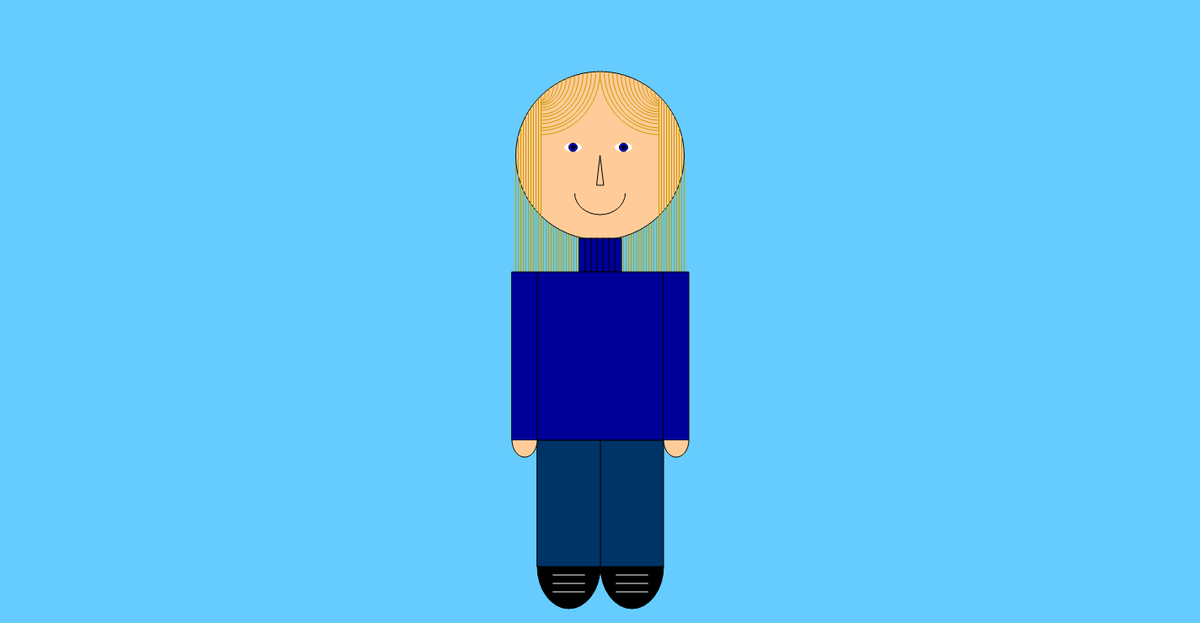
Frame 1 (no input)
Frame 60 (no input): identical to frame 1, image omitted
Frame 120 (the mouse pressed at the canvas centre since frame 60): identical to frame 1, image omitted

The p5.js sketch that drew this single still picture (run headless with seeded random() and noise() and a simulated clock; from frame 60 on, the mouse is pressed at the canvas centre):

// p5.js sketch
// ── sketch.js
function setup()
{
    createCanvas(1425,740);
}
function draw()
{
    background(102,204,255);
    stroke (204, 153, 0);
    line (612.5,185,612.5,350);
    line (615.5,185,615.5,350);
    line (618.5,185,618.5,350);
    line (621.5,185,621.5,350);
    line (624.5,185,624.5,350);
    line (627.5,185,627.5,350);
    line (630.5,185,630.5,350);
    line (633.5,185,633.5,350);
    line (636.5,185,636.5,350);
    line (639.5,185,639.5,350);
    line (642.5,185,642.5,350);
    line (645.5,185,645.5,350);
    line (648.5,185,648.5,350);
    line (651.5,185,651.5,350);
    line (654.5,185,654.5,350);
    line (657.5,185,657.5,350);
    line (660.5,185,660.5,350);
    line (663.5,185,663.5,350);
    line (666.5,185,666.5,350);
    line (669.5,185,669.5,350);
    line (672.5,185,672.5,350);
    line (675.5,185,675.5,350);
    line (678.5,185,678.5,350);
    line (681.5,185,681.5,350);
    line (684.5,185,684.5,350);
    line (687.5,185,687.5,350);
    line (737.5,185,737.5,350);
    line (740.5,185,740.5,350);
    line (743.5,185,743.5,350);
    line (746.5,185,746.5,350);
    line (749.5,185,749.5,350);
    line (752.5,185,752.5,350);
    line (755.5,185,755.5,350);
    line (758.5,185,758.5,350);
    line (761.5,185,761.5,350);
    line (764.5,185,764.5,350);
    line (767.5,185,767.5,350);
    line (770.5,185,770.5,350);
    line (773.5,185,773.5,350);
    line (776.5,185,776.5,350);
    line (779.5,185,779.5,350);
    line (782.5,185,782.5,350);
    line (785.5,185,785.5,350);
    line (788.5,185,788.5,350);
    line (791.5,185,791.5,350);
    line (794.5,185,794.5,350);
    line (797.5,185,797.5,350);
    line (800.5,185,800.5,350);
    line (803.5,185,803.5,350);
    line (806.5,185,806.5,350);
    line (809.5,185,809.5,350);
    line (812.5,185,812.5,350);
    stroke (0,0,0);
    fill (255,204,153);
    circle (712.5,185,200);
    noFill ();
    stroke (204,153,0);
    arc (642.5,85,140,150,0,HALF_PI);
    arc (642.5,85,130,140,0,HALF_PI);
    arc (642.5,87,120,130,0,HALF_PI);
    arc (642.5,87,110,120,0,HALF_PI);
    arc (642.5,88,100,110,0,HALF_PI);
    arc (642.5,89,90,100,0,HALF_PI);
    arc (642.5,91,80,90,0,HALF_PI);
    arc (642.5,91,70,80,0,HALF_PI);
    arc (642.5,93,60,70,0,HALF_PI);
    arc (642.5,95,50,60,0,HALF_PI);
    arc (642.5,98,40,50,0,HALF_PI);
    arc (642.5,102,30,40,0,HALF_PI);
    arc (642.5,105,20,30,0,HALF_PI);
    arc (642.5,110,10,20,0,HALF_PI);
    line (642.5,115,642.5,350);
    line (639.5,118,639.5,350);
    line (636.5,121,636.5,350);
    line (633.5,124,633.5,350);
    line (630.5,129,630.5,350);
    line (627.5,133,627.5,350);
    line (624.5,138,624.5,350);
    line (621.5,145,621.5,350);
    line (618.5,152,618.5,350);
    line (615.5,162,615.5,350);
    arc (782.5,85,140,150,HALF_PI, PI);
    arc (782.5,85,130,140,HALF_PI, PI);
    arc (782.5,87,120,130,HALF_PI, PI);
    arc (782.5,87,110,120,HALF_PI, PI);
    arc (782.5,88,100,110,HALF_PI, PI);
    arc (782.5,89,90,100,HALF_PI, PI);
    arc (782.5,91,80,90,HALF_PI, PI);
    arc (782.5,93,70,80,HALF_PI, PI);
    arc (782.5,95,60,70,HALF_PI, PI);
    arc (782.5,96,50,60,HALF_PI, PI);
    arc (782.5,99,40,50,HALF_PI, PI);
    arc (782.5,102,30,40,HALF_PI, PI);
    arc (782.5,105,20,30,HALF_PI, PI);
    arc (782.5,110,10,20,HALF_PI, PI);
    line (782.5,115,782.5,350);
    line (785.5,118,785.5,350);
    line (788.5,121,788.5,350);
    line (791.5,124,791.5,350);
    line (794.5,129,794.5,350);
    line (797.5,133,797.5,350);
    line (800.5,138,800.5,350);
    line (803.5,145,803.5,350);
    line (806.5,152,806.5,350);
    line (809.5,162,809.5,350);
    fill (0,0,153);
    stroke(0,0,0);
    rect (688,283,50,40);
    line (695,283,695,323);
    line (702,283,702,323);
    line (709,283,709,323);
    line (716,283,716,323);
    line (723,283,723,323);
    line (730,283,730,323);
    rect (638,323,150,200);
    rect (608,323,30,200);
    rect (788,323,30,200);
    fill (0,51,102)
    rect (638,523,150,150);
    line (713,523,713,673);
    fill (255,204,153)
    arc (623,523,30,40,0,PI);
    arc (803,523,30,40,0,PI);
    fill (0,0,0)
    arc (675.5,673,75,100,0,PI);
    arc (750.5,673,75,100,0,PI);
    stroke (255,255,255);
    line (656.75,683,694.25,683);
    line (656.75,693,694.25,693);
    line (656.75,703,694.25,703);
    line (731.75,683,769.25,683);
    line (731.75,693,769.25,693);
    line (731.75,703,769.25,703);
    fill (255,255,255);
    ellipse (680.5,175,20,10);
    ellipse (740.5,175,20,10);
    stroke (0,0,0);
    fill (0,0,255);
    circle (680.5,175,10);
    circle (740.5,175,10);
    fill (0,0,0)
    circle (680.5,175,5);
    circle (740.5,175,5);
    stroke (0,0,0);
    fill (255,204,153);
    triangle (712.5,185,708.5,220,716.5,220);
    arc (712.5,230,60,50,0,PI);
}
// ── self_portrait.html
<html>
    <head>
        <title>Self Portrait - Karter Bernhardt</title>
        <script src="p5.js/p5.min.js"></script>
        <script src="sketch.js"></script>
    </head>
    <body>
        <center><h1>HTML KTB</h1></center>
        <center>Karter Bernhardt</center>
    </body>
</html> 
